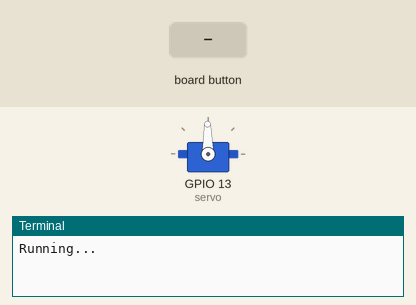
Simulated run of this program. Board: Raspberry Pi (BCM pin numbers). Shown: servo, the last lines printed to the terminal. The inputs (shaded band) are chosen by the test bench. The buttons are places on the Blue Dot phone app; servo angles are drawn from the pulse width (0.5 ms = 0°, 2.5 ms = 180°).

Above: at 1.2 s.
1.3 s: button top pressed
At 1.45 s:
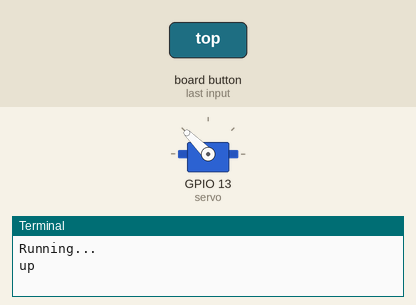
At 5.95 s:
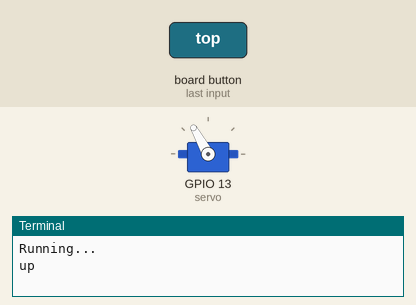
Timing chart, 0 to 19.3 s (numbered marks = the images above; inputs shaded):
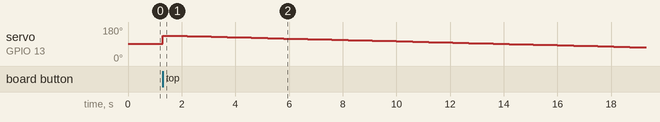

The program:

bluetooth_dpad_servo_controller.py
```python
#!/usr/bin/env python

"""
Program: Bluetooth dpad servo controller

Device: Raspberry Pi
Programming Language: MicroPython (save as main.py to run on Pico as default)
Description: Dpad on Android app to control with servo motor on Pi via Bluetooth

BlueDot Docs (getting started): https://bluedot.readthedocs.io/en/latest/gettingstarted.html

Packages to Install:
    sudo pip3 install bluedot

"""

print("Running...")

from gpiozero import AngularServo, Device
from time import sleep
from bluedot import BlueDot
from signal import pause

# Prevent jitter by changing pin factory
from gpiozero.pins.pigpio import PiGPIOFactory
Device.pin_factory = PiGPIOFactory()

# pause()


# Initialize Servo Instance
# Hardware PWM available on GPIO12, GPIO13, GPIO18, GPIO19

# servo = Servo(13) -> Using servo module
servo = AngularServo(13, min_angle=44, max_angle=-42)
servo.angle = 0.0

# Create bluedot object
bd = BlueDot()

def dpad(pos):

    if pos.top:
        print("up")
        left_right(0.3)

    elif pos.bottom:
        print("down")
        left_right(0.2,4)

    elif pos.left:
        print("left")
        servo.angle = -42

    elif pos.right:
        print("right")
        servo.angle = 44

    elif pos.middle:
        print("middle")
        servo.angle = 0.0

def left_right(naptime, step = 1):

    for deg in range(-42,44, step):

        if deg > 44:
            break

        servo.angle = deg
        sleep(naptime)


# Add listener to dpad buttons on remote
bd.when_pressed = dpad
# bd.when_released = led.off

# Send pause signal to kernel so the program doesn't end - but continues running - hence listening/responing to dpad presses
pause()
```

Measured:
- after the input at 1.3 s, servo on GPIO 13 (servo): 91° → 135° at once, → 134° 0.30 s later, → 133° 0.30 s later, → 132° 0.30 s later, … (60 changes in this stretch)
